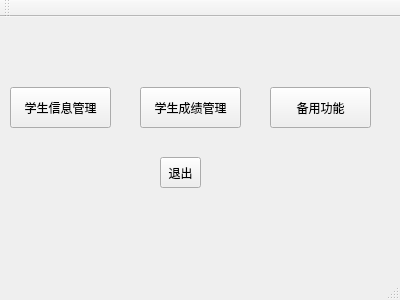
<?xml version="1.0" encoding="UTF-8"?>
<ui version="4.0">
 <class>MainWindow</class>
 <widget class="QMainWindow" name="MainWindow">
  <property name="geometry">
   <rect>
    <x>0</x>
    <y>0</y>
    <width>400</width>
    <height>300</height>
   </rect>
  </property>
  <property name="windowTitle">
   <string>MainWindow</string>
  </property>
  <widget class="QWidget" name="centralWidget">
   <widget class="QToolButton" name="toolButton_2">
    <property name="geometry">
     <rect>
      <x>140</x>
      <y>70</y>
      <width>101</width>
      <height>41</height>
     </rect>
    </property>
    <property name="text">
     <string>学生成绩管理</string>
    </property>
   </widget>
   <widget class="QToolButton" name="toolButton">
    <property name="geometry">
     <rect>
      <x>10</x>
      <y>70</y>
      <width>101</width>
      <height>41</height>
     </rect>
    </property>
    <property name="text">
     <string>学生信息管理</string>
    </property>
   </widget>
   <widget class="QToolButton" name="toolButton_4">
    <property name="geometry">
     <rect>
      <x>160</x>
      <y>140</y>
      <width>41</width>
      <height>31</height>
     </rect>
    </property>
    <property name="text">
     <string>退出</string>
    </property>
   </widget>
   <widget class="QToolButton" name="toolButton_3">
    <property name="geometry">
     <rect>
      <x>270</x>
      <y>70</y>
      <width>101</width>
      <height>41</height>
     </rect>
    </property>
    <property name="text">
     <string>备用功能</string>
    </property>
   </widget>
  </widget>
  <widget class="QToolBar" name="mainToolBar">
   <attribute name="toolBarArea">
    <enum>TopToolBarArea</enum>
   </attribute>
   <attribute name="toolBarBreak">
    <bool>false</bool>
   </attribute>
  </widget>
  <widget class="QStatusBar" name="statusBar"/>
 </widget>
 <layoutdefault spacing="6" margin="11"/>
 <resources/>
 <connections/>
</ui>
